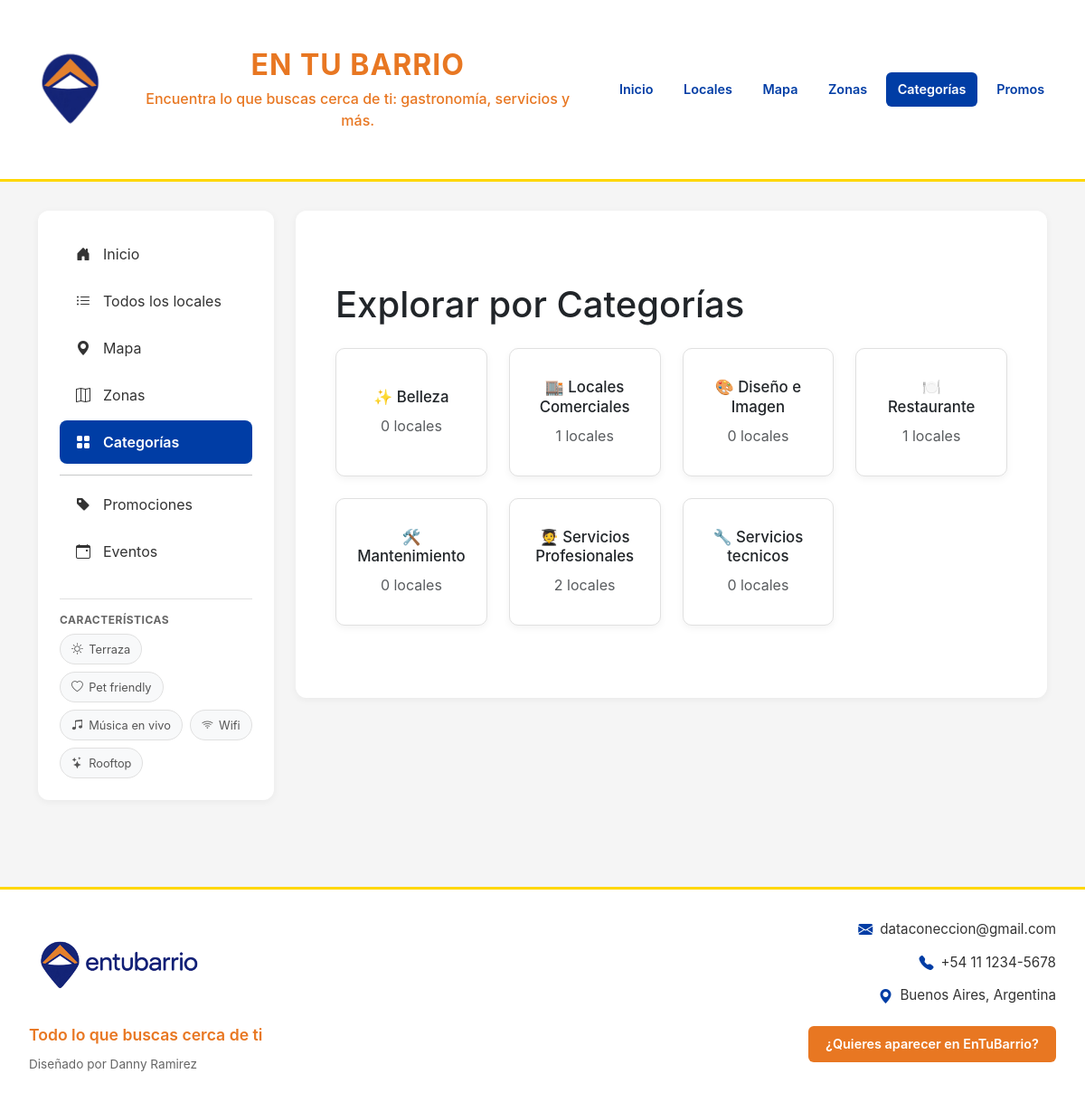
Page /categorias/ on the committed database.
### directorio/models.py (models this page shows, shortened)
class Categoria(models.Model):
    TIPO_CHOICES = [
        ('gastronomia', '🍽️ Gastronomía'),
        ('servicios', '💼 Servicios Profesionales'),
        ('servicios_tecnicos', '🔧 Servicios Técnicos'),
        ('diseno_imagen', '🎨 Diseño e Imagen'),
        ('belleza', '💇 Belleza y Bienestar'),
        ('comercios', '🛒 Comercios'),
        ('cultura', '🎭 Cultura y Eventos'),
    ]
    nombre = models.CharField(max_length=100)
    tipo = models.CharField(max_length=20, choices=TIPO_CHOICES)
    icono = models.CharField(max_length=10, blank=True, help_text="Emoji o código de ícono")
    descripcion = models.TextField(blank=True)
    class Meta:
        verbose_name = "Categoría"
        verbose_name_plural = "Categorías"
        ordering = ['tipo', 'nombre']

### directorio/views.py (the view)
# urls.py: path('categorias/', views.lista_categorias, name='lista_categorias'),
def lista_categorias(request):
    categorias = Categoria.objects.all()
    for categoria in categorias:
        categoria.total_locales = Local.objects.filter(categoria=categoria, es_activo=True).count()
    context = {
        'categorias': categorias,
    }
    return render(request, 'directorio/lista_categorias.html', context)

### directorio/templates/directorio/lista_categorias.html (shortened to what this page needs)
{% extends 'directorio/base.html' %}
{% block content %}
<div class="container py-5 explorar-categorias">
    <h1 class="mb-4">Explorar por Categorías</h1>
    <div class="row g-4">
        {% for categoria in categorias %}
        <div class="col-md-4 col-lg-3">
            <a href="{% url 'directorio:locales_por_categoria' categoria.id %}" class="text-decoration-none">
                <div class="card text-center p-4 h-100 card-local">
                    <h4 class="mb-2">{{ categoria.icono }} {{ categoria.nombre }}</h4>
                    <p class="text-muted mb-0">{{ categoria.total_locales }} locales</p>
                </div>
            </a>
        </div>
        {% endfor %}
    </div>
</div>
{% endblock %}

### static/directorio/css/styles.css (style rules this page uses)
:root { --color-primary: #FFD700; --color-secondary: #003DA5; --color-accent: #CF142B; --bg-sidebar: #fff8e1; }
* { margin: 0; padding: 0; box-sizing: border-box; }
body { font-family: -apple-system, BlinkMacSystemFont, 'Segoe UI', Roboto, sans-serif; background-color: #f5f5f5; }
.card-local { background-color: white; border-radius: 10px; padding: 1.5rem; box-shadow: 0 3px 8px rgba(0,0,0,0.05); border: 1px solid #e0e0e0; transition: all 0.2s; margin-bottom: 1rem; display: flex; flex-direction: column; justify-content: center; align-items: center; text-align: center; height: 100%; }
.card-local h4, .card-local h5 { word-break: keep-all; overflow-wrap: normal; hyphens: none; line-height: 1.3; margin-bottom: 0.5rem; white-space: normal; }
.explorar-categorias .card-local { padding: 1.5rem 1rem; min-height: auto; }
.explorar-categorias .card-local h4 { font-size: 1.05rem; word-break: keep-all; overflow-wrap: normal; }

### rows in the picture
Categoria: icono "✨", nombre "Belleza", total_locales "0"
Categoria: icono "🏬", nombre "Locales Comerciales", total_locales "1"
Categoria: icono "🎨", nombre "Diseño e Imagen", total_locales "0"
Categoria: icono "🍽️", nombre "Restaurante", total_locales "1"
Categoria: icono "🛠️", nombre "Mantenimiento", total_locales "0"
Categoria: icono "🧑‍🎓", nombre "Servicios Profesionales", total_locales "2"
Categoria: icono "🔧", nombre "Servicios tecnicos", total_locales "0"
